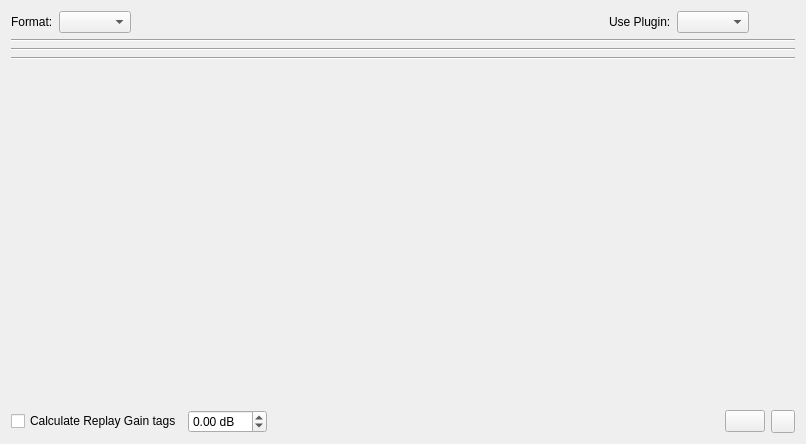
<?xml version="1.0" encoding="UTF-8"?>
<ui version="4.0">
 <class>OptionsDetailed</class>
 <widget class="QWidget" name="OptionsDetailed">
  <property name="geometry">
   <rect>
    <x>0</x>
    <y>0</y>
    <width>806</width>
    <height>444</height>
   </rect>
  </property>
  <property name="windowTitle">
   <string>Form</string>
  </property>
  <layout class="QVBoxLayout" name="verticalLayout" stretch="0,0,1,0,0,0,0,0">
   <item>
    <layout class="QHBoxLayout" name="horizontalLayout">
     <item>
      <widget class="QLabel" name="label">
       <property name="text">
        <string>Format:</string>
       </property>
      </widget>
     </item>
     <item>
      <widget class="QComboBox" name="formatComboBox"/>
     </item>
     <item>
      <spacer name="horizontalSpacer">
       <property name="orientation">
        <enum>Qt::Horizontal</enum>
       </property>
       <property name="sizeHint" stdset="0">
        <size>
         <width>40</width>
         <height>20</height>
        </size>
       </property>
      </spacer>
     </item>
     <item>
      <widget class="QLabel" name="pluginLabel">
       <property name="text">
        <string>Use Plugin:</string>
       </property>
      </widget>
     </item>
     <item>
      <widget class="QComboBox" name="pluginComboBox"/>
     </item>
     <item>
      <widget class="QPushButton" name="configurePluginButton">
       <property name="text">
        <string/>
       </property>
       <property name="icon">
        <iconset theme="configure">
         <normaloff/>
        </iconset>
       </property>
       <property name="flat">
        <bool>true</bool>
       </property>
      </widget>
     </item>
    </layout>
   </item>
   <item>
    <widget class="Line" name="line">
     <property name="orientation">
      <enum>Qt::Horizontal</enum>
     </property>
    </widget>
   </item>
   <item>
    <layout class="QVBoxLayout" name="pluginLayout"/>
   </item>
   <item>
    <widget class="Line" name="line_2">
     <property name="orientation">
      <enum>Qt::Horizontal</enum>
     </property>
    </widget>
   </item>
   <item>
    <layout class="QVBoxLayout" name="filterLayout"/>
   </item>
   <item>
    <widget class="Line" name="filterLine">
     <property name="orientation">
      <enum>Qt::Horizontal</enum>
     </property>
    </widget>
   </item>
   <item>
    <widget class="OutputDirectory" name="outputDirectory" native="true"/>
   </item>
   <item>
    <layout class="QHBoxLayout" name="horizontalLayout_2">
     <item>
      <widget class="QCheckBox" name="replayGainCheckBox">
       <property name="text">
        <string>Calculate Replay Gain tags</string>
       </property>
      </widget>
     </item>
     <item>
      <widget class="QDoubleSpinBox" name="replayGainSpinBox">
       <property name="suffix">
        <string> dB</string>
       </property>
       <property name="minimum">
        <double>-99.000000000000000</double>
       </property>
       <property name="maximum">
        <double>99.000000000000000</double>
       </property>
      </widget>
     </item>
     <item>
      <spacer name="horizontalSpacer_2">
       <property name="orientation">
        <enum>Qt::Horizontal</enum>
       </property>
       <property name="sizeHint" stdset="0">
        <size>
         <width>40</width>
         <height>20</height>
        </size>
       </property>
      </spacer>
     </item>
     <item>
      <widget class="QPushButton" name="saveProfileButton">
       <property name="text">
        <string/>
       </property>
       <property name="icon">
        <iconset theme="document-save">
         <normaloff/>
        </iconset>
       </property>
      </widget>
     </item>
     <item>
      <widget class="QToolButton" name="loadProfileButton">
       <property name="toolTip">
        <string>Load saved profiles</string>
       </property>
       <property name="text">
        <string/>
       </property>
       <property name="icon">
        <iconset theme="document-open">
         <normaloff/>
        </iconset>
       </property>
       <property name="popupMode">
        <enum>QToolButton::InstantPopup</enum>
       </property>
      </widget>
     </item>
    </layout>
   </item>
  </layout>
 </widget>
 <customwidgets>
  <customwidget>
   <class>OutputDirectory</class>
   <extends>QWidget</extends>
   <header>outputdirectory.h</header>
   <container>1</container>
  </customwidget>
 </customwidgets>
 <resources/>
 <connections/>
</ui>
